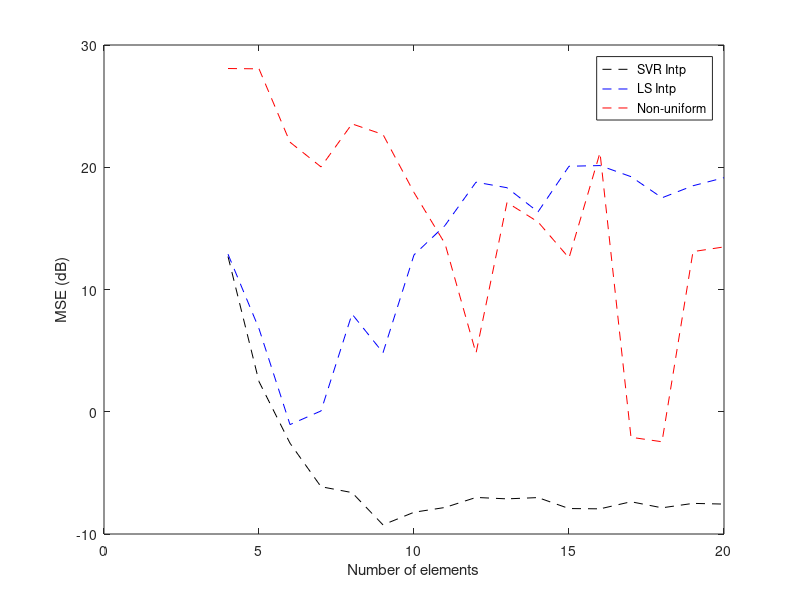

This figure's MATLAB source:

%%Plot codes 

load('MSE_ss_1')
MSE_ss_m_1 =squeeze(MSE_ss_1)';
svr_performance = (MSE_ss_m_1(:,1) + MSE_ss_m_1(:,2))/2;
ls_performance = (MSE_ss_m_1(:,3) + MSE_ss_m_1(:,4))/2;
nu_performance = (MSE_ss_m_1(:,5) + MSE_ss_m_1(:,6))/2;
x_axis = L;


plot(x_axis,10*log10(svr_performance),'k--')
hold on
plot(x_axis,10*log10(ls_performance),'b--')
hold on
plot(x_axis,10*log10(nu_performance),'r--')

hold off

xlabel('Number of elements')
ylabel('MSE (dB)')
legend('SVR Intp','LS Intp','Non-uniform')